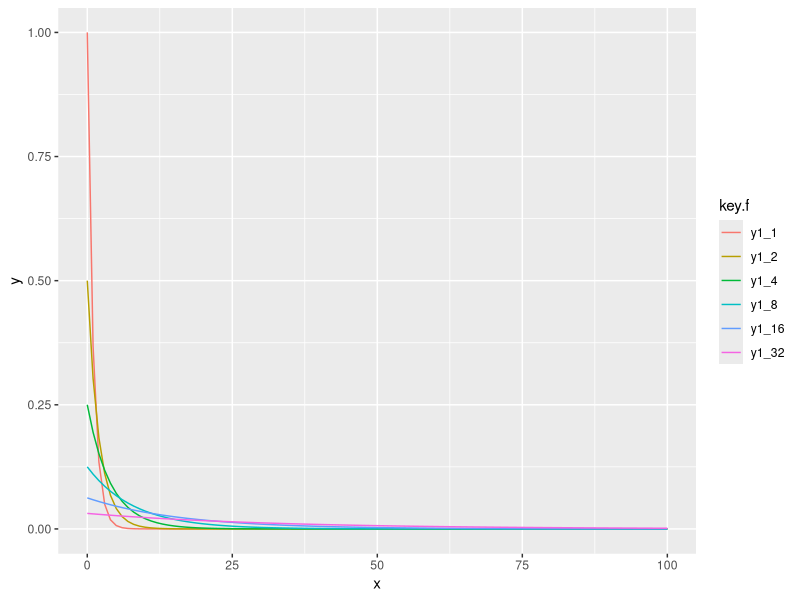
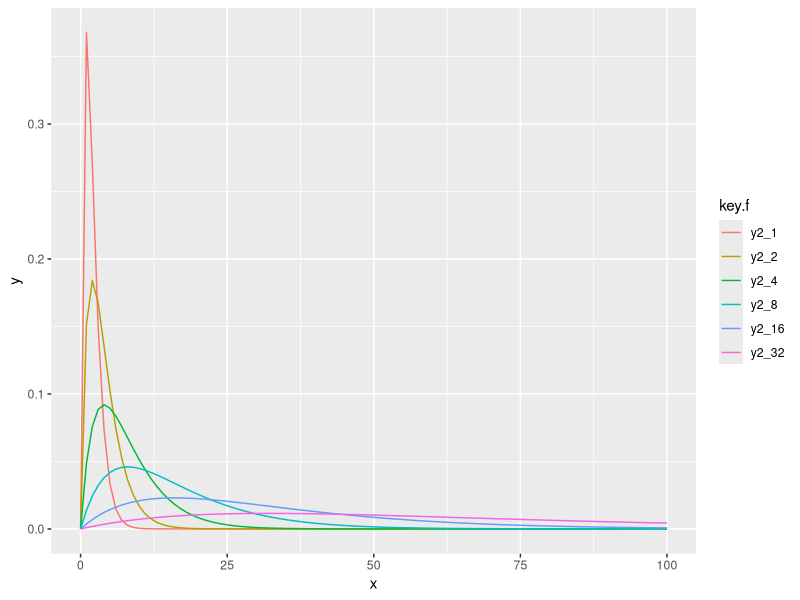
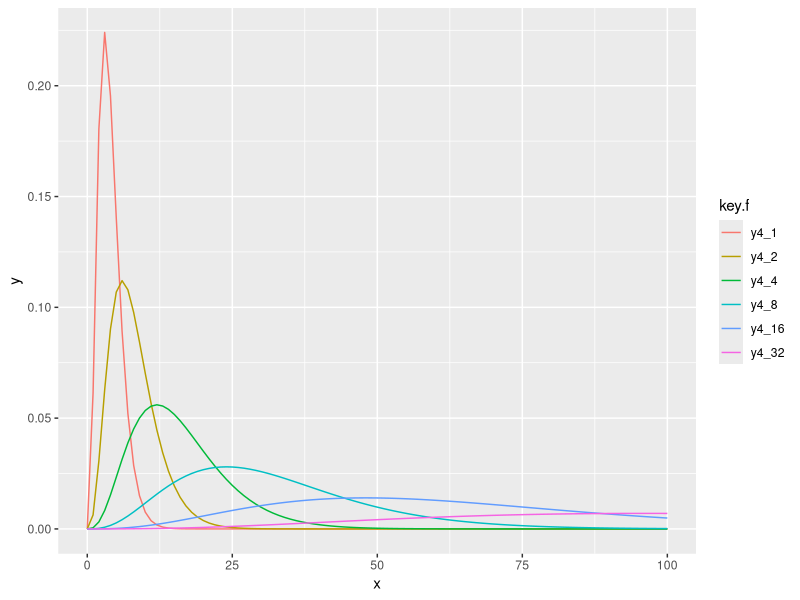
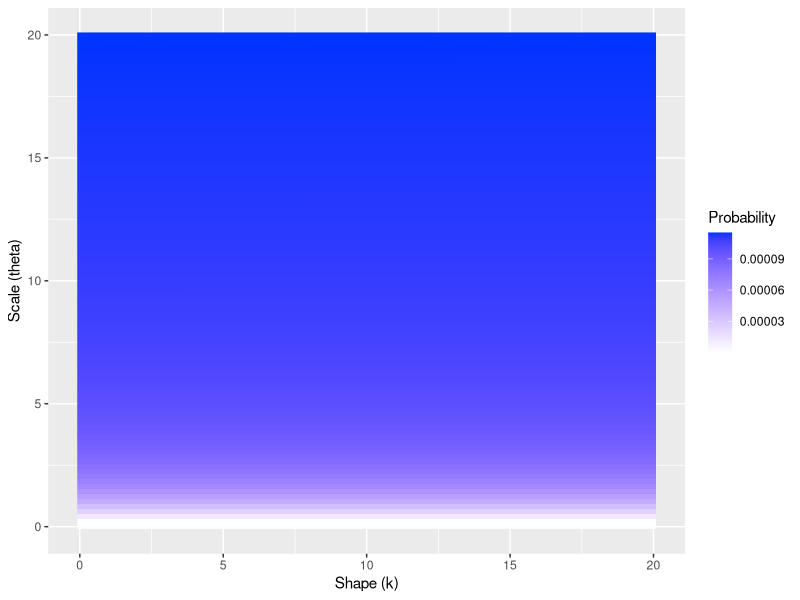
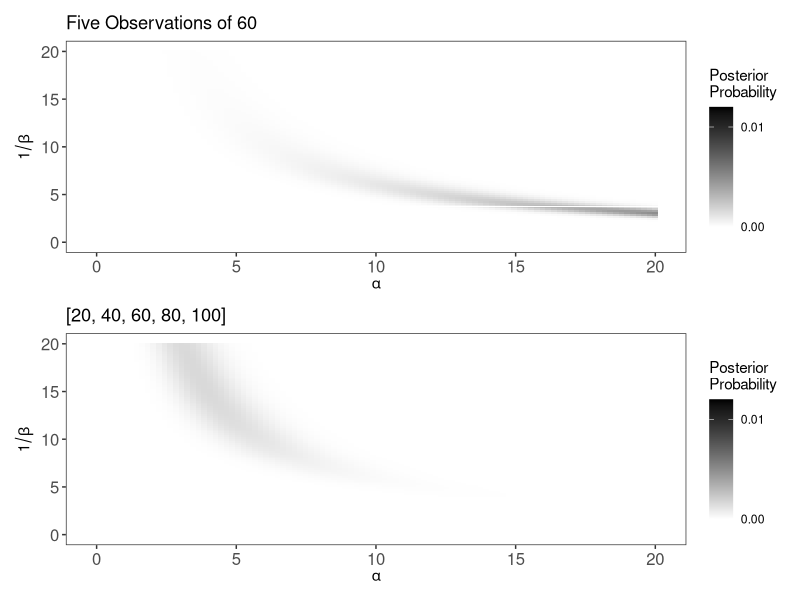
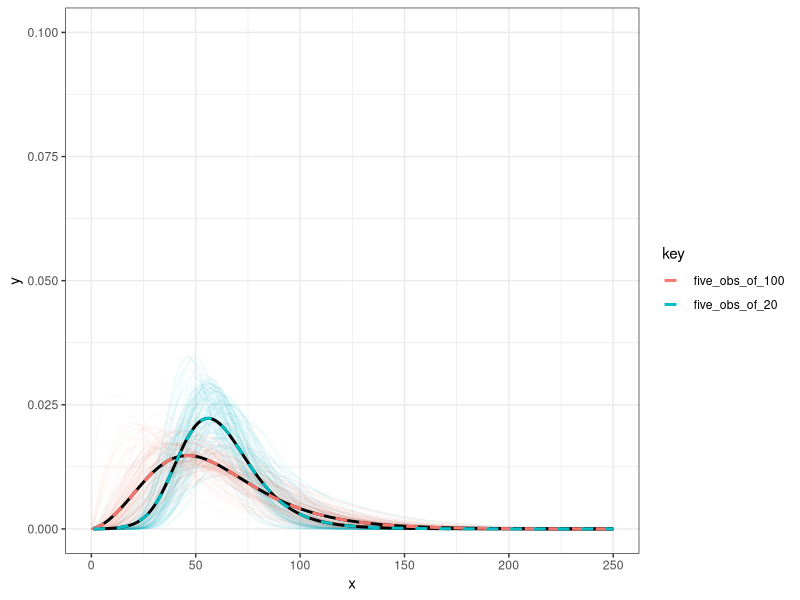
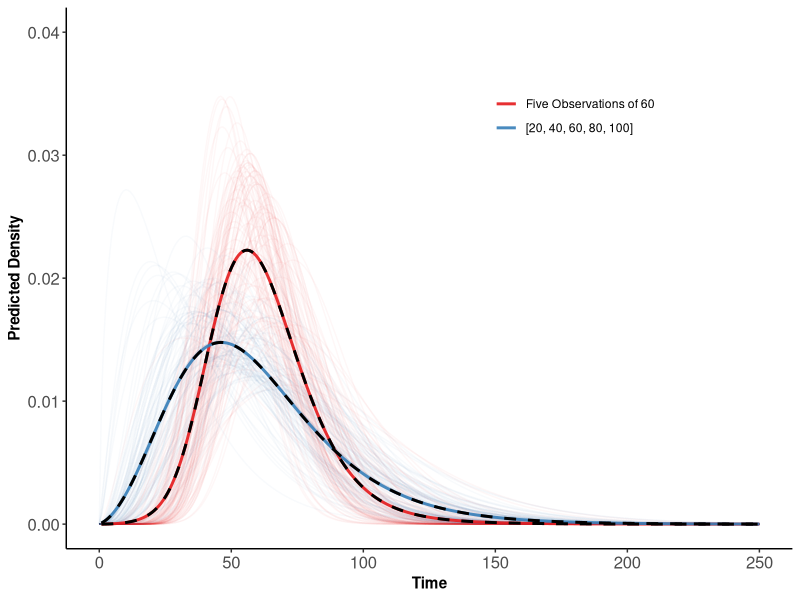

Generate these figures, in order, with R:
library(ggplot2)
library(tidyverse)
library(patchwork)
rm(list=ls())
set.seed(1)
#First the old point that the same distribution at a different length scale assigns lower likelihoods
df1<- data.frame(x = seq(0,100, length.out = 101)) %>%
  mutate(y1_1 = dgamma(x, shape = 1, scale = 1),
         y1_2 = dgamma(x, shape = 1, scale = 2),
         y1_4 = dgamma(x, shape = 1, scale = 4),
         y1_8 = dgamma(x, shape = 1, scale = 8),
         y1_16 = dgamma(x, shape = 1, scale = 16),
         y1_32 = dgamma(x, shape = 1, scale = 32))

df2<- data.frame(x = seq(0,100, length.out = 101)) %>%
  mutate(y2_1 = dgamma(x, shape = 2, scale = 1),
         y2_2 = dgamma(x, shape = 2, scale = 2),
         y2_4 = dgamma(x, shape = 2, scale = 4),
         y2_8 = dgamma(x, shape = 2, scale = 8),
         y2_16 = dgamma(x, shape = 2, scale = 16),
         y2_32 = dgamma(x, shape = 2, scale = 32))


df3<- data.frame(x = seq(0,100, length.out = 101)) %>%
  mutate(y4_1 = dgamma(x, shape = 4, scale = 1),
         y4_2 = dgamma(x, shape = 4, scale = 2),
         y4_4 = dgamma(x, shape = 4, scale = 4),
         y4_8 = dgamma(x, shape = 4, scale = 8),
         y4_16 = dgamma(x, shape = 4, scale = 16),
         y4_32 = dgamma(x, shape = 4, scale = 32))

df.l1<-df1 %>% gather(key, y, y1_1:y1_32) %>% mutate(key.f = factor(key, levels = c('y1_1', 'y1_2', 'y1_4', 'y1_8', 'y1_16', 'y1_32')))
df.l2<-df2 %>% gather(key, y, y2_1:y2_32) %>% mutate(key.f = factor(key, levels = c('y2_1', 'y2_2', 'y2_4', 'y2_8', 'y2_16', 'y2_32')))
df.l3<-df3 %>% gather(key, y, y4_1:y4_32) %>% mutate(key.f = factor(key, levels = c('y4_1', 'y4_2', 'y4_4', 'y4_8', 'y4_16', 'y4_32')))

ggplot(df.l1, aes(x = x, y = y, colour = key.f)) +
  geom_line()

ggplot(df.l2, aes(x = x, y = y, colour = key.f)) +
  geom_line()

ggplot(df.l3, aes(x = x, y = y, colour = key.f)) +
  geom_line()


#So same distribution under multiplicative transformation = everything becomes less likely

#What about the posterior-predictive, marginalizing over possible values of k and theta given some evidence.... 
#TBC need to finesse / search for the right close-to-uniform prior to avoid NaNs...

#Hyper prior params that I think are fairly close to uninformative
p = 1#0
q = 1#0
# r = 000000.1#0
# s = 000000.1#0
r = 0.000001#0
s = 0.000001#0

x1<-c(60,60,60,60,60) #c(50,55,60,65,70)
x2<-c(20,40,60,80,100)


#Posterior params after seeing x1
p_1 = p*prod(x1)
q_1 = q+sum(x1)
r_1 = r+length(x1)
s_1 = s+length(x1)

#Posterior params after seeing x2
p_2 = p*prod(x2)
q_2 = q+sum(x2)
r_2 = r+length(x2)
s_2 = s+length(x2)

#A grid of values of k and theta...
ix<-expand.grid(k = seq(0.01,20, length.out = 100), theta = seq(0.01,20,length.out = 100))

#The prior probability at each grid location approximating p(k,theta)
ix$y.prior.un<-(p^(ix$k-1)*exp(-ix$theta^-1*q)) / (gamma(ix$k)^r * ix$theta^{ix$k*s})
#Normalize it to sum to 1 since we cannot compute Z exactly
ix$y.prior<-ix$y.prior.un/sum(ix$y.prior.un, na.rm=T)

#The posterior probability at each grid location approximating p(k,theta|x1)
ix$y.un1<-(p_1^(ix$k-1)*exp(-ix$theta^-1*q_1)) / (gamma(ix$k)^r_1 * ix$theta^{ix$k*s_1})
ix$y1<-ix$y.un1/sum(ix$y.un1, na.rm=T)

#The posterior probability at each grid location approximating p(k,theta|x1)
ix$y.un2<-(p_2^(ix$k-1)*exp(-ix$theta^-1*q_2)) / (gamma(ix$k)^r_2 * ix$theta^{ix$k*s_2})
ix$y2<-ix$y.un2/sum(ix$y.un2, na.rm=T)

#Plot the prior
ggplot(ix, aes(x=k, y=theta, fill=y.prior)) +
  geom_raster() +
  labs(x='Shape (k)',
       y='Scale (theta)',
       fill = 'Probability') +
  scale_fill_gradient(
    low = "#FFFFFF",
    high = "#0033FF",
    space = "Lab",
    na.value = "grey50",
    guide = "colourbar",
    aesthetics = "fill"
  )

# #Plot posterior 1
# ggplot(ix, aes(x=k, y=theta, fill=y1)) +
#   geom_raster() +
#   labs(x='Shape (k)',
#        y='Scale (theta)',
#        fill = 'Probability') +
#   scale_fill_gradient(
#     low = "#FFFFFF",
#     high = "#0033FF",
#     space = "Lab",
#     na.value = "grey50",
#     guide = "colourbar",
#     aesthetics = "fill"
#   )

# #Plot posterior 2
# ggplot(ix, aes(x=k, y=theta, fill=y2)) +
#   geom_raster() +
#   labs(x='Shape (k)',
#        y='Scale (theta)',
#        fill = 'Probability') +
#   scale_fill_gradient(
#     low = "#FFFFFF",
#     high = "#0033FF",
#     space = "Lab",
#     na.value = "grey50",
#     guide = "colourbar",
#     aesthetics = "fill"
#   )

# ix$beta=1/ix$theta
#Plot posterior 1
p1=ggplot(ix, aes(x=k, y=theta, fill=y1))+
  geom_tile() +
  labs(x=as.expression(bquote(alpha)),
       y=as.expression(bquote(1/beta)),
       fill = 'Posterior \nProbability') +
  scale_fill_gradient(
    limits=c(0, 0.012),
    breaks=c(0,0.01),
    low = "white",
    high = "black",
    space = "Lab",
    na.value = "grey50",
    guide = "colourbar",
    aesthetics = "fill"
  )+
  theme_bw()+
  theme(panel.grid.major = element_blank(), 
        panel.grid.minor = element_blank(),
        # legend.position = "none",
        axis.title = element_text(face="bold"),
        axis.text=element_text(size=12))+
  ggtitle("Five Observations of 60")

#Plot posterior 2
p2=ggplot(ix, aes(x=k, y=theta, fill=y2)) +
  geom_raster() +
  labs(x=as.expression(bquote(alpha)),
       y=as.expression(bquote(1/beta)),
       fill = 'Posterior \nProbability') +
  scale_fill_gradient(
    limits=c(0, 0.012),
    breaks=c(0,0.01),
    low = "white",
    high = "black",
    space = "Lab",
    na.value = "grey50",
    guide = "colourbar",
    aesthetics = "fill"
  )+
  theme_bw()+
  theme(panel.grid.major = element_blank(), 
        panel.grid.minor = element_blank(),
        # legend.position = "bottom",
        axis.title = element_text(face="bold"),
        axis.text=element_text(size=12))+
  ggtitle("[20, 40, 60, 80, 100]")

p1+p2+plot_layout(ncol = 1)

# ggsave(file="f_gammaheat.pdf",width = 4,height = 5)

#Now let's look a the 'posterior predictives'
#that is, the likelihood of new data x_prime, given the different posteriors on k and theta
df.pred<-data.frame(x = seq(0,250, length.out = 300))

#Make a big matrix to store all the individual parameter likelihood functions in across a plotting range of x_primes
ys<-matrix(NA, nrow = nrow(ix), ncol=length(df.pred$x))
for (i in 1:nrow(ix))
{
  ys[i,]<-dgamma(df.pred$x, shape = ix$k[i], scale = ix$theta[i])
}

#Weigh each by its posterior probability and sum them up to get the marginal
df.pred$five_obs_of_20<-colSums(sweep(ys, 1,  ix$y1, '*'))
#Separately for the case exposed to larger observations
df.pred$five_obs_of_100<-colSums(sweep(ys, 1,  ix$y2, '*'))

#Merge into one dataframe
df.pred.l<-df.pred %>% gather(key, y, five_obs_of_20:five_obs_of_100)

#Create an auxilliary dataframe showing some faint examples of realizations of the marginal
#by sampling gammas according to their posterior probability
par_ix1<-sample(1:nrow(ix), 100, p=ix$y1, replace = T)
par_ix2<-sample(1:nrow(ix), 100, p=ix$y2, replace = T)
df.aux<-data.frame(x = df.pred$x)
for (i in 1:100)
{
  df.aux[[paste0('y1_',i)]]<-dgamma(df.pred$x, shape = ix$k[par_ix1[i]], scale = ix$theta[par_ix1[i]])
}
#Do it again for the posterior based on the larger dataset
for (i in 1:100)
{
  df.aux[[paste0('y2_',i)]]<-dgamma(df.pred$x, shape = ix$k[par_ix2[i]], scale = ix$theta[par_ix2[i]])
}

#Merge into one very long auxilliary dataframe
df.aux.l<-df.aux %>% gather(y_key, five_obs_of_20, y1_1:y1_100) %>% select(-contains('y2'))
df.aux.tmp<-df.aux %>% gather(y_key, five_obs_of_100, y2_1:y2_100)
df.aux.l$five_obs_of_100<-df.aux.tmp$five_obs_of_100
df.aux.ll <- df.aux.l %>% gather(key, y, five_obs_of_20:five_obs_of_100)
df.aux.ll$y_key[df.aux.ll$key=='five_obs_of_100']<-rep(paste0('y2_',1:100), each = 300)
head(df.aux.ll)

#Plot everything together
ggplot(df.pred.l, aes(x=x, y=y, colour = key)) +
  geom_line(data = df.aux.ll, aes(y=y, group = y_key, colour = key), alpha = 0.05) +
  geom_line(size = 1, aes(group = key), colour = 'black') +
  geom_line(size = 1, linetype = 'dashed') +
  coord_cartesian(ylim = c(0,0.1)) +
  theme_bw()


df.pred.l=df.pred.l %>% 
  mutate(key=factor(key,levels = c("five_obs_of_20","five_obs_of_100"),
                    labels=c("Five Observations of 60","[20, 40, 60, 80, 100]")))
df.aux.ll=df.aux.ll %>% 
  mutate(key=factor(key,levels = c("five_obs_of_20","five_obs_of_100"),
                    labels=c("Five Observations of 60","[20, 40, 60, 80, 100]")))
#Plot everything together

ggplot(df.pred.l, aes(x=x, y=y, colour = key))+
  geom_line(data = df.aux.ll, aes(y=y, group = y_key, colour = key),linetype="solid", alpha = 0.03) +
  geom_line(size = 1) +
  geom_line(size = 1, aes(group = key), colour = 'black',linetype="dashed") +
  theme_classic()+
  scale_y_continuous(limits = c(0,0.04))+
  theme(legend.position = c(0.7,0.8),
        axis.text=element_text(size=12),
        axis.title = element_text(face="bold"),
        legend.title=element_blank(),
        legend.background = element_rect(fill='transparent'),
        legend.text.align = 0)+
  xlab("Time")+
  ylab("Predicted Density")+
  scale_color_manual(values=alpha(c("#E41A1C","#377EB8"),0.9))
  # scale_linetype_manual(values=c("solid", "twodash", "dashed", "dotted"))
  # theme_bw()

# ggsave(file="f_gammaland.pdf",width = 4.5,height = 3.5)
